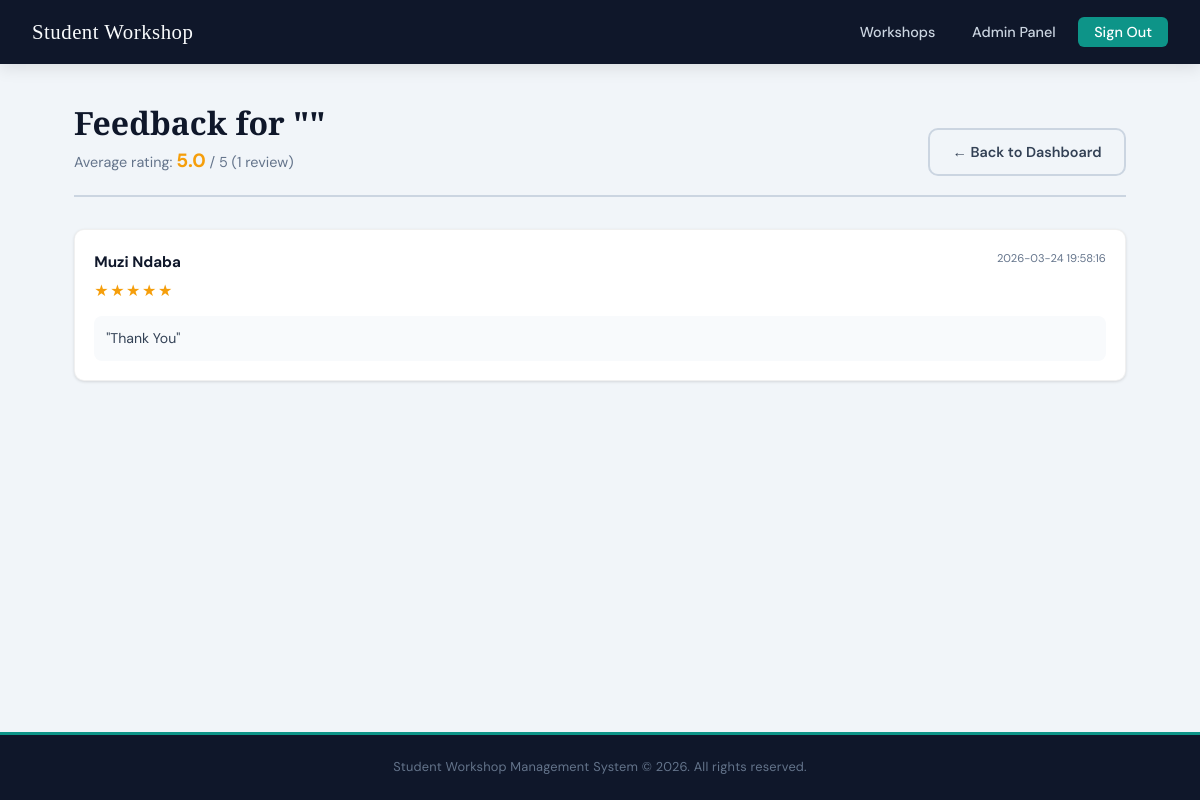
/host/workshops/3/feedback (signed in), run on the app's committed database.
### tables this page shows
CREATE TABLE feedback (
            id          INTEGER PRIMARY KEY AUTOINCREMENT,
            workshop_id INTEGER NOT NULL,
            user_id     INTEGER NOT NULL,
            rating      INTEGER NOT NULL,
            comment     TEXT,
            created_at  TIMESTAMP DEFAULT CURRENT_TIMESTAMP,
            UNIQUE(workshop_id, user_id)
        );

CREATE TABLE users (
            id       INTEGER PRIMARY KEY AUTOINCREMENT,
            name     TEXT    NOT NULL,
            email    TEXT    NOT NULL UNIQUE,
            password TEXT    NOT NULL,
            role     TEXT    NOT NULL DEFAULT 'student',
            archived INTEGER NOT NULL DEFAULT 0
        );

### app.py (the view)
@app.route('/host/workshops/<int:workshop_id>/feedback')
def host_view_feedback(workshop_id):
    if not require_login():
        return redirect(url_for('login'))
    if session.get('role') not in ('host', 'admin'):
        flash('Access denied.', 'error')
        return redirect(url_for('host_dashboard'))
    conn = get_db()
    uid = session['user_id']
    workshop = conn.execute('''
        SELECT * FROM workshops WHERE id = ? AND created_by = ?
    ''', (workshop_id, uid)).fetchone()
    if not workshop and session.get('role') != 'admin':
        flash('This workshop does not belong to you.', 'error')
        conn.close()
        return redirect(url_for('host_dashboard'))
    feedback = conn.execute('''
        SELECT f.*, u.name AS student_name
        FROM feedback f
        JOIN users u ON f.user_id = u.id
        WHERE f.workshop_id = ?
        ORDER BY f.created_at DESC
    ''', (workshop_id,)).fetchall()
    avg_rating = conn.execute('''
        SELECT AVG(rating) as avg, COUNT(*) as count
        FROM feedback WHERE workshop_id = ?
    ''', (workshop_id,)).fetchone()
    conn.close()
    return render_template(
        'host_feedback.html',
        workshop=workshop,
        feedback=feedback,
        avg_rating=avg_rating['avg'],
        feedback_count=avg_rating['count']
    )

### app.py (called while the page is built)
def get_db():
    conn = sqlite3.connect(DATABASE)
    conn.row_factory = sqlite3.Row
    return conn

def require_login(role=None):
    if 'user_id' not in session:
        flash('Please sign in to access that page.', 'warning')
        return False
    if role and session.get('role') != role:
        flash('You do not have permission to access that page.', 'error')
        return False
    return True

### templates/host_feedback.html (shortened to what this page needs)
{% extends 'base.html' %}
{% block content %}
<div class="page-wrapper">
  <div class="page-header">
    <div>
      <h1>Feedback for "{{ workshop.title }}"</h1>
      {% if feedback_count > 0 %}
        <p>
          Average rating: <strong style="color: #f59e0b; font-size: 1.2rem;">{{ "%.1f"|format(avg_rating) }}</strong> / 5
          ({{ feedback_count }} review{{ 's' if feedback_count != 1 }})
        </p>
      {% else %}
        <p>No feedback received yet. Responses will appear here after students attend your workshop.</p>
      {% endif %}
    </div>
    <a href="{{ url_for('host_dashboard') }}" class="btn btn-ghost">&larr; Back to Dashboard</a>
  </div>
  {% if feedback %}
    <div style="display: flex; flex-direction: column; gap: 1rem;">
      {% for f in feedback %}
        <div class="card" style="padding: 1.2rem;">
          <div style="display: flex; justify-content: space-between; align-items: flex-start; flex-wrap: wrap; gap: 0.5rem; margin-bottom: 0.75rem;">
            <div>
              <strong style="color: var(--navy); font-size: 0.95rem;">{{ f.student_name }}</strong>
              <div style="display: flex; gap: 0.1rem; margin-top: 0.25rem;">
                {% for star in range(1, 6) %}
                  {% if star <= f.rating %}
                    <span style="color: #f59e0b; font-size: 1rem;">★</span>
                  {% else %}
                    <span style="color: #cbd5e1; font-size: 1rem;">★</span>
                  {% endif %}
                {% endfor %}
              </div>
            </div>
            <div class="text-muted" style="font-size: 0.7rem; color: #64748b;">{{ f.created_at }}</div>
          </div>
          {% if f.comment %}
            <p style="color: var(--grey-700); font-size: 0.88rem; line-height: 1.5; margin-top: 0.5rem; background: #f8fafc; padding: 0.75rem; border-radius: 8px;">
              "{{ f.comment }}"
            </p>
          {% else %}
            <p style="color: var(--grey-500); font-size: 0.85rem; font-style: italic; background: #f8fafc; padding: 0.75rem; border-radius: 8px;">
              No written comment provided.
            </p>
          {% endif %}
        </div>
      {% endfor %}
    </div>
  {% endif %}
</div>
{% endblock %}

### static/style.css (style rules this page uses)
:root { --navy: #0f172a; --navy-mid: #1e293b; --teal: #0d9488; --teal-light: #14b8a6; --white: #f8fafc; --grey-100: #f1f5f9; --grey-300: #cbd5e1; --grey-500: #64748b; --grey-700: #334155; --danger: #ef4444; --success: #22c55e; --warning: #f59e0b; --shadow-sm: 0 1px 3px rgba(0,0,0,0.12); --shadow-md: 0 4px 16px rgba(0,0,0,0.10); --shadow-lg: 0 8px 32px rgba(0,0,0,0.15); --radius: 10px; --font-head: 'Playfair Display', serif; --font-body: 'DM Sans', sans-serif; --transition: 0.2s ease; }
*, *::before, *::after { box-sizing: border-box; margin: 0; padding: 0; }
html { scroll-behavior: smooth; }
body { font-family: var(--font-body); background-color: var(--grey-100); color: var(--navy); line-height: 1.6; font-size: 15px; min-height: 100vh; display: flex; flex-direction: column; }
a { color: var(--teal); text-decoration: none; transition: color var(--transition); }
.page-wrapper { max-width: 1100px; margin: 0 auto; padding: 2.5rem 1.5rem; }
.btn { display: inline-flex; align-items: center; gap: 0.4rem; padding: 0.65rem 1.4rem; border-radius: var(--radius); font-family: var(--font-body); font-size: 0.9rem; font-weight: 600; cursor: pointer; border: 2px solid transparent; transition: all var(--transition); text-decoration: none; }
.btn-ghost { background: transparent; color: var(--grey-700); border-color: var(--grey-300); }
.card { background: white; border-radius: var(--radius); box-shadow: var(--shadow-sm); overflow: hidden; transition: box-shadow var(--transition), transform var(--transition); border: 1px solid rgba(0,0,0,0.06); }
.page-header { margin-bottom: 2rem; padding-bottom: 1.2rem; border-bottom: 2px solid var(--grey-300); display: flex; align-items: flex-end; justify-content: space-between; flex-wrap: wrap; gap: 1rem; }
.page-header h1 { font-family: var(--font-head); font-size: clamp(1.5rem, 3vw, 2rem); color: var(--navy); line-height: 1.2; }
.page-header p { color: var(--grey-500); font-size: 0.9rem; margin-top: 0.2rem; }
.text-muted { color: var(--grey-500); }

### data on the page
feedback: student_name "Muzi Ndaba", rating 5 (drawn), created_at "2026-03-24 19:58:16", comment "Thank You"

### other printed values
{{ "%.1f"|format(avg_rating) }} "5.0"
{{ feedback_count }} "1"
